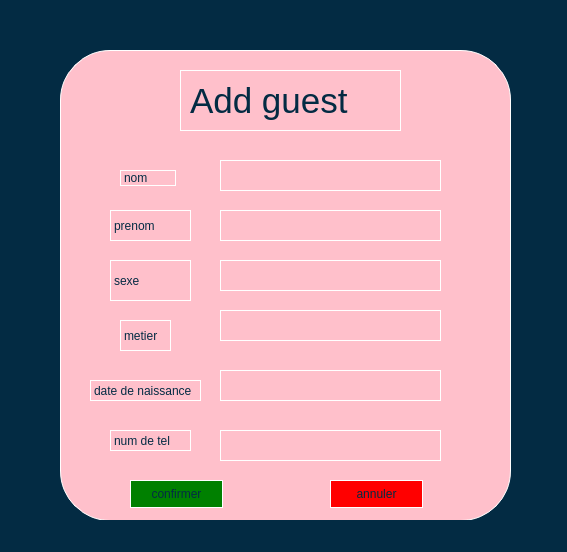
<?xml version="1.0" encoding="UTF-8"?>
<ui version="4.0">
 <class>Form</class>
 <widget class="QWidget" name="Form">
  <property name="geometry">
   <rect>
    <x>0</x>
    <y>0</y>
    <width>567</width>
    <height>552</height>
   </rect>
  </property>
  <property name="windowTitle">
   <string>Form</string>
  </property>
  <property name="styleSheet">
   <string notr="true"> background: #032B43;
  border: 1px solid #032B43;
/*  background-color:white;*/
    color: white;
    border-radius: 50px;</string>
  </property>
  <widget class="QFrame" name="frame">
   <property name="geometry">
    <rect>
     <x>0</x>
     <y>-1</y>
     <width>51</width>
     <height>551</height>
    </rect>
   </property>
   <property name="frameShape">
    <enum>QFrame::StyledPanel</enum>
   </property>
   <property name="frameShadow">
    <enum>QFrame::Raised</enum>
   </property>
  </widget>
  <widget class="QFrame" name="frame_2">
   <property name="geometry">
    <rect>
     <x>520</x>
     <y>0</y>
     <width>51</width>
     <height>551</height>
    </rect>
   </property>
   <property name="frameShape">
    <enum>QFrame::StyledPanel</enum>
   </property>
   <property name="frameShadow">
    <enum>QFrame::Raised</enum>
   </property>
  </widget>
  <widget class="QFrame" name="frame_3">
   <property name="geometry">
    <rect>
     <x>50</x>
     <y>0</y>
     <width>471</width>
     <height>41</height>
    </rect>
   </property>
   <property name="frameShape">
    <enum>QFrame::StyledPanel</enum>
   </property>
   <property name="frameShadow">
    <enum>QFrame::Raised</enum>
   </property>
  </widget>
  <widget class="QFrame" name="frame_4">
   <property name="geometry">
    <rect>
     <x>60</x>
     <y>50</y>
     <width>451</width>
     <height>471</height>
    </rect>
   </property>
   <property name="styleSheet">
    <string notr="true">background: pink; /* Couleur de fond blanche */
border: 1px solid white; /* Bordure blanche de 1 pixel */
color: #032B43; /* Couleur du texte */
border-radius: 50px; /* Bordure arrondie */
</string>
   </property>
   <property name="frameShape">
    <enum>QFrame::StyledPanel</enum>
   </property>
   <property name="frameShadow">
    <enum>QFrame::Raised</enum>
   </property>
   <widget class="QPushButton" name="pushButton">
    <property name="geometry">
     <rect>
      <x>70</x>
      <y>430</y>
      <width>93</width>
      <height>28</height>
     </rect>
    </property>
    <property name="styleSheet">
     <string notr="true">QPushButton {
    background-color: green; /* Couleur de fond rouge */
    /* Autres styles selon vos besoins */
}



</string>
    </property>
    <property name="text">
     <string>confirmer</string>
    </property>
   </widget>
   <widget class="QPushButton" name="pushButton_2">
    <property name="geometry">
     <rect>
      <x>270</x>
      <y>430</y>
      <width>93</width>
      <height>28</height>
     </rect>
    </property>
    <property name="styleSheet">
     <string notr="true">QPushButton {
    background-color: red; /* Couleur de fond rouge */
    /* Autres styles selon vos besoins */
}
</string>
    </property>
    <property name="text">
     <string>annuler</string>
    </property>
   </widget>
   <widget class="QLabel" name="label">
    <property name="geometry">
     <rect>
      <x>120</x>
      <y>20</y>
      <width>221</width>
      <height>61</height>
     </rect>
    </property>
    <property name="font">
     <font>
      <family>MS Shell Dlg 2</family>
      <pointsize>26</pointsize>
      <weight>9</weight>
      <italic>false</italic>
      <bold>false</bold>
     </font>
    </property>
    <property name="styleSheet">
     <string notr="true">font: 75 26pt &quot;MS Shell Dlg 2&quot;;
qconicalgradient:(cx:0.5, cy:0.5, angle:0, stop:0 rgba(35, 40, 3, 255), stop:0.16 rgba(136, 106, 22, 255), stop:0.225 rgba(166, 140, 41, 255), stop:0.285 rgba(204, 181, 74, 255), stop:0.345 rgba(235, 219, 102, 255), stop:0.415 rgba(245, 236, 112, 255), stop:0.52 rgba(209, 190, 76, 255), stop:0.57 rgba(187, 156, 51, 255), stop:0.635 rgba(168, 142, 42, 255), stop:0.695 rgba(202, 174, 68, 255), stop:0.75 rgba(218, 202, 86, 255), stop:0.815 rgba(208, 187, 73, 255), stop:0.88 rgba(187, 156, 51, 255), stop:0.935 rgba(137, 108, 26, 255), stop:1 rgba(35, 40, 3, 255));</string>
    </property>
    <property name="text">
     <string>Add guest</string>
    </property>
   </widget>
   <widget class="QLabel" name="label_3">
    <property name="geometry">
     <rect>
      <x>60</x>
      <y>120</y>
      <width>56</width>
      <height>16</height>
     </rect>
    </property>
    <property name="styleSheet">
     <string notr="true">font: 11pt &quot;MS Shell Dlg 2&quot;;</string>
    </property>
    <property name="text">
     <string>nom</string>
    </property>
   </widget>
   <widget class="QLabel" name="label_4">
    <property name="geometry">
     <rect>
      <x>50</x>
      <y>160</y>
      <width>81</width>
      <height>31</height>
     </rect>
    </property>
    <property name="styleSheet">
     <string notr="true">font: 11pt &quot;MS Shell Dlg 2&quot;;</string>
    </property>
    <property name="text">
     <string>prenom</string>
    </property>
   </widget>
   <widget class="QLabel" name="label_5">
    <property name="geometry">
     <rect>
      <x>50</x>
      <y>210</y>
      <width>81</width>
      <height>41</height>
     </rect>
    </property>
    <property name="styleSheet">
     <string notr="true">font: 11pt &quot;MS Shell Dlg 2&quot;;</string>
    </property>
    <property name="text">
     <string>sexe</string>
    </property>
   </widget>
   <widget class="QLineEdit" name="lineEdit">
    <property name="geometry">
     <rect>
      <x>160</x>
      <y>110</y>
      <width>221</width>
      <height>31</height>
     </rect>
    </property>
   </widget>
   <widget class="QLineEdit" name="lineEdit_2">
    <property name="geometry">
     <rect>
      <x>160</x>
      <y>160</y>
      <width>221</width>
      <height>31</height>
     </rect>
    </property>
   </widget>
   <widget class="QLineEdit" name="lineEdit_3">
    <property name="geometry">
     <rect>
      <x>160</x>
      <y>210</y>
      <width>221</width>
      <height>31</height>
     </rect>
    </property>
   </widget>
   <widget class="QLineEdit" name="lineEdit_4">
    <property name="geometry">
     <rect>
      <x>160</x>
      <y>260</y>
      <width>221</width>
      <height>31</height>
     </rect>
    </property>
   </widget>
   <widget class="QLineEdit" name="lineEdit_5">
    <property name="geometry">
     <rect>
      <x>160</x>
      <y>320</y>
      <width>221</width>
      <height>31</height>
     </rect>
    </property>
   </widget>
   <widget class="QLabel" name="label_6">
    <property name="geometry">
     <rect>
      <x>60</x>
      <y>270</y>
      <width>51</width>
      <height>31</height>
     </rect>
    </property>
    <property name="text">
     <string>metier</string>
    </property>
   </widget>
   <widget class="QLabel" name="label_7">
    <property name="geometry">
     <rect>
      <x>30</x>
      <y>330</y>
      <width>111</width>
      <height>21</height>
     </rect>
    </property>
    <property name="text">
     <string>date de naissance</string>
    </property>
   </widget>
   <widget class="QLabel" name="label_2">
    <property name="geometry">
     <rect>
      <x>50</x>
      <y>380</y>
      <width>81</width>
      <height>21</height>
     </rect>
    </property>
    <property name="text">
     <string>num de tel</string>
    </property>
   </widget>
   <widget class="QLineEdit" name="lineEdit_6">
    <property name="geometry">
     <rect>
      <x>160</x>
      <y>380</y>
      <width>221</width>
      <height>31</height>
     </rect>
    </property>
   </widget>
  </widget>
  <widget class="QFrame" name="frame_5">
   <property name="geometry">
    <rect>
     <x>50</x>
     <y>520</y>
     <width>471</width>
     <height>41</height>
    </rect>
   </property>
   <property name="frameShape">
    <enum>QFrame::StyledPanel</enum>
   </property>
   <property name="frameShadow">
    <enum>QFrame::Raised</enum>
   </property>
  </widget>
 </widget>
 <resources/>
 <connections/>
</ui>
